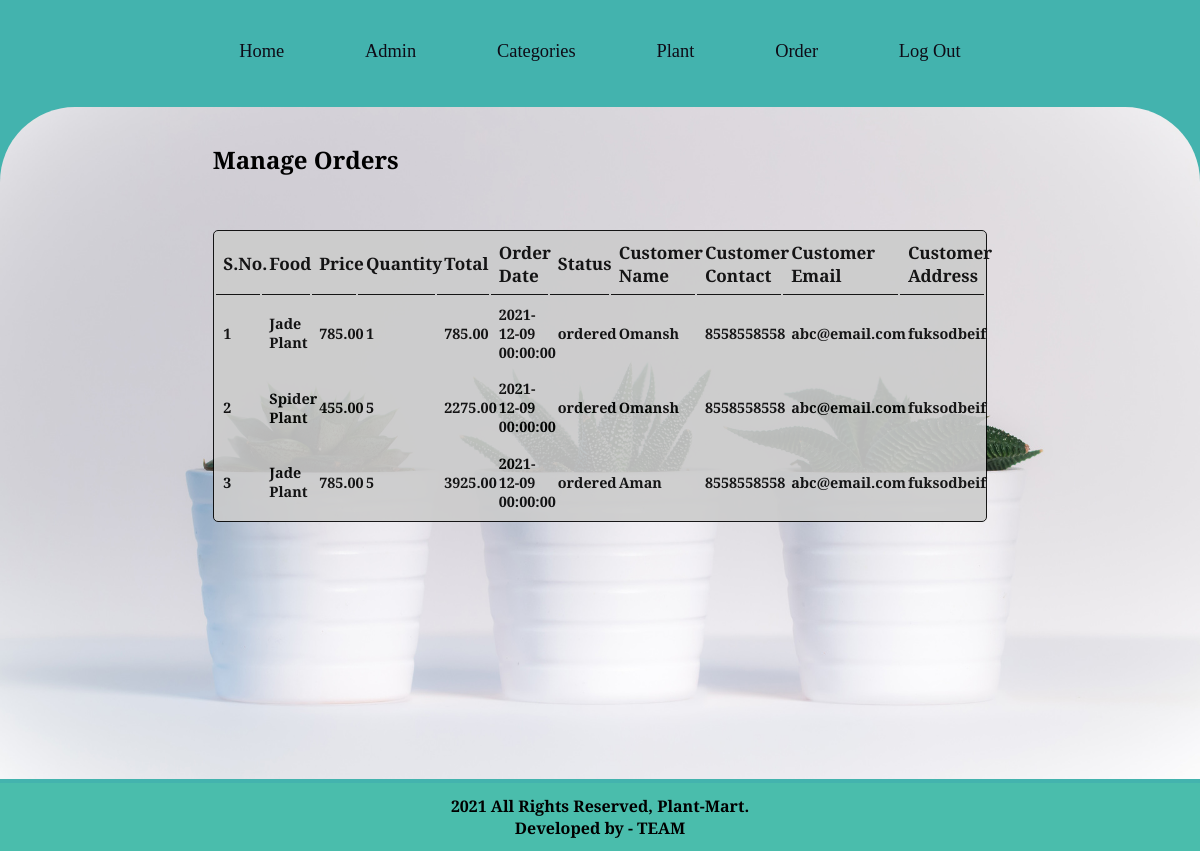
Page /admin/manage-order.php (signed in) on the committed database.
### tables this page shows
CREATE TABLE `tb_order` (
  `id` int unsigned NOT NULL AUTO_INCREMENT,
  `plant` varchar(150) DEFAULT NULL,
  `price` decimal(10,2) DEFAULT '0.00',
  `qty` int DEFAULT '1',
  `total` decimal(10,2) DEFAULT '0.00',
  `order_date` datetime DEFAULT NULL,
  `status` varchar(45) DEFAULT NULL,
  `customer_name` varchar(45) DEFAULT NULL,
  `customer_contact` varchar(45) DEFAULT NULL,
  `customer_email` varchar(150) DEFAULT NULL,
  `customer_address` varchar(255) DEFAULT NULL,
  PRIMARY KEY (`id`)
);

### admin/manage-order.php (the view, shortened to what this page needs)
<?php
include('partials/header.php')
?>
<div class="main-content  mc-bg wrapper">
    <div class="box-container">
        <h2>Manage Orders</h2>
        <br>
        <br>
        <br>
        <table id="tb-order">
            <tr>
                <th>S.No.</th>
                <th>Food</th>
                <th>Price</th>
                <th>Quantity</th>
                <th>Total</th>
                <th>Order Date</th>
                <th>Status</th>
                <th>Customer Name</th>
                <th>Customer Contact</th>
                <th>Customer Email</th>
                <th>Customer Address</th>
            </tr>
            <?php
            $sql = "SELECT * FROM tb_order";
            $res = mysqli_query($conn, $sql);
            $count = mysqli_num_rows($res);
            $sn = 1;
            if ($count > 0) {
                while ($rows = mysqli_fetch_assoc($res)) {
                    $food = $rows['plant'];
                    $price = $rows['price'];
                    $qty = $rows['qty'];
                    $order_date = $rows['order_date'];
                    $status = $rows['status'];
                    $total = $rows['total'];
                    $customer_name = $rows['customer_name'];
                    $customer_contact = $rows['customer_contact'];
                    $customer_email = $rows['customer_email'];
                    $customer_address = $rows['customer_address'];
            ?>
                    <tr>
                        <td><?php echo $sn; ?></td>
                        <td><?php echo $food; ?></td>
                        <td><?php echo $price; ?></td>
                        <td><?php echo $qty; ?></td>
                        <td><?php echo $total; ?></td>
                        <td><?php echo $order_date; ?></td>
                        <td><?php echo $status; ?></td>
                        <td><?php echo $customer_name; ?></td>
                        <td><?php echo $customer_contact; ?></td>
                        <td><?php echo $customer_email; ?></td>
                        <td><?php echo $customer_address; ?></td>
                    </tr>
            <?php
                    $sn++;
                }
            } else {
            }
            ?>
        </table>
    </div>
</div>
<?php
include('partials/footer.php')
?>

### css/admin.css (style rules this page uses)
* { font-family: "Playfair Display"; margin: 0; padding: 0; box-sizing: border-box; outline: none; border: none; text-decoration: none; transition: 0.2s linear; flex-wrap: wrap; }
html { overflow-x: hidden; scroll-padding-top: 9rem; scroll-behavior: smooth; }
body { background-color: #43b3ae; }
.wrapper { padding: 1%; width: 100%; }
.main-content { margin: 0.35% 0; padding: 3% 0; min-height: 84vh; border-radius: 75px 75px 0 0; background-image: url('../images/small-plants-in-white-pots-im-1920x1080.jpg'); background-position: center; background-size: cover; }
.main-content h2, h1, h3 { text-transform: capitalize; padding-left: 5.8rem; }
.main-content .box-container { width: 80%; margin: 0 auto; }
.main-content table { background-color: #ccc; opacity: 0.9; width: 80%; font-size: 90%; margin: 0 auto; border: 1px solid black; border-radius: 5px; font-weight: 600; }
.main-content table tr th { font-size: 1.07rem; padding: 1%; text-align: left; border-bottom: 1px solid black; }
.main-content table tr td { padding: 1%; }

### rows in the picture
tb_order: plant "Jade Plant", price "785.00", qty "1", total "785.00", order_date "2021-12-09 00:00:00", status "ordered", customer_name "Omansh", customer_contact "8558558558", customer_email "abc@email.com", customer_address "fuksodbeif"
tb_order: plant "Spider Plant", price "455.00", qty "5", total "2275.00", order_date "2021-12-09 00:00:00", status "ordered", customer_name "Omansh", customer_contact "8558558558", customer_email "abc@email.com", customer_address "fuksodbeif"
tb_order: plant "Jade Plant", price "785.00", qty "5", total "3925.00", order_date "2021-12-09 00:00:00", status "ordered", customer_name "Aman", customer_contact "8558558558", customer_email "abc@email.com", customer_address "fuksodbeif"
